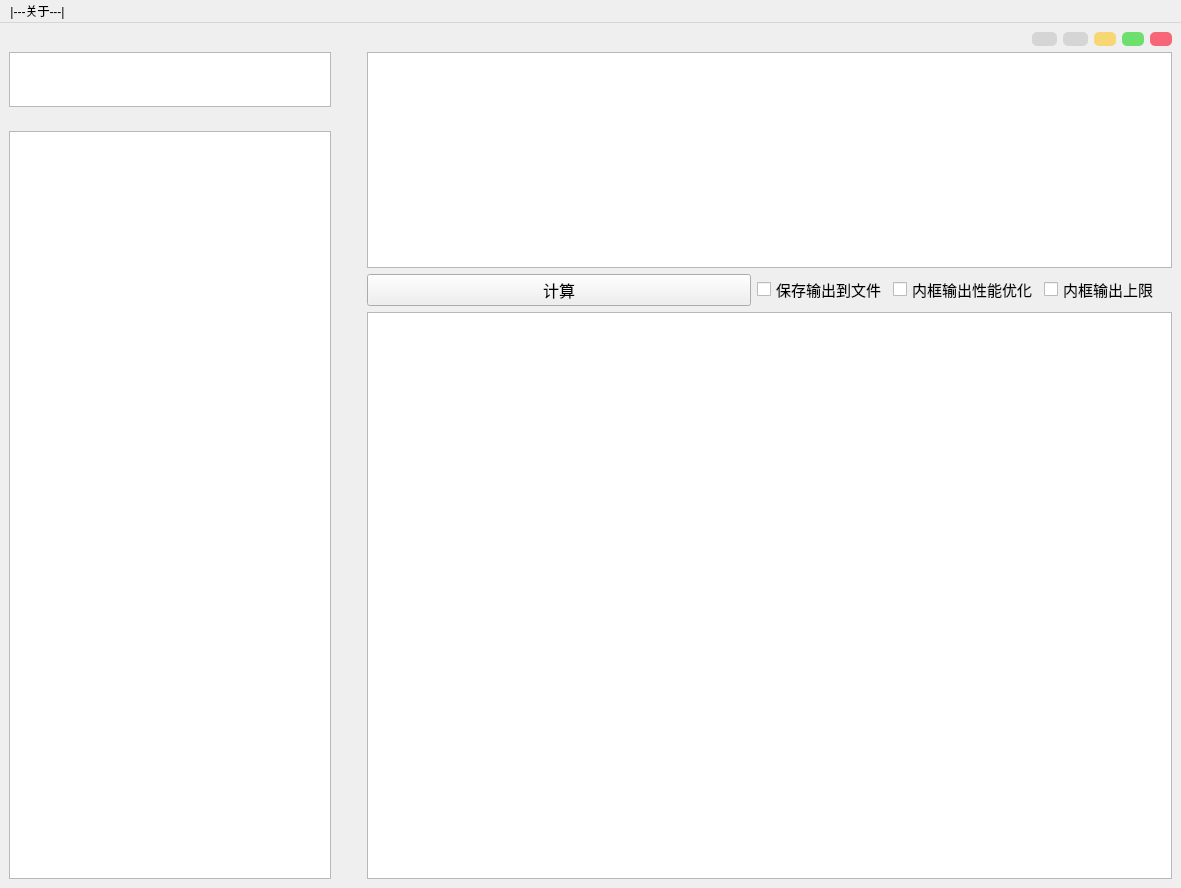
<?xml version="1.0" encoding="UTF-8"?>
<ui version="4.0">
 <class>MainWindow</class>
 <widget class="QMainWindow" name="MainWindow">
  <property name="geometry">
   <rect>
    <x>0</x>
    <y>0</y>
    <width>1181</width>
    <height>888</height>
   </rect>
  </property>
  <property name="windowTitle">
   <string>hpycacular</string>
  </property>
  <property name="windowIcon">
   <iconset resource="main_window_resource.qrc">
    <normaloff>:/ico/icons/ico.ico</normaloff>:/ico/icons/ico.ico</iconset>
  </property>
  <property name="styleSheet">
   <string notr="true">QMainWindow {
	//background-image: url(:/background/images/background1.png);
}</string>
  </property>
  <property name="unifiedTitleAndToolBarOnMac">
   <bool>false</bool>
  </property>
  <widget class="QWidget" name="central_widget">
   <layout class="QGridLayout" name="gridLayout_2">
    <item row="1" column="0">
     <layout class="QGridLayout" name="gridLayout">
      <item row="2" column="0" rowspan="16">
       <widget class="QListWidget" name="choices_list_box">
        <property name="sizePolicy">
         <sizepolicy hsizetype="Preferred" vsizetype="Expanding">
          <horstretch>2</horstretch>
          <verstretch>7</verstretch>
         </sizepolicy>
        </property>
        <property name="minimumSize">
         <size>
          <width>270</width>
          <height>0</height>
         </size>
        </property>
        <property name="maximumSize">
         <size>
          <width>16777215</width>
          <height>16777215</height>
         </size>
        </property>
        <property name="font">
         <font>
          <pointsize>12</pointsize>
         </font>
        </property>
       </widget>
      </item>
      <item row="0" column="0">
       <widget class="QPlainTextEdit" name="search_box">
        <property name="sizePolicy">
         <sizepolicy hsizetype="Preferred" vsizetype="Expanding">
          <horstretch>2</horstretch>
          <verstretch>1</verstretch>
         </sizepolicy>
        </property>
        <property name="minimumSize">
         <size>
          <width>270</width>
          <height>0</height>
         </size>
        </property>
        <property name="maximumSize">
         <size>
          <width>16777215</width>
          <height>55</height>
         </size>
        </property>
        <property name="font">
         <font>
          <pointsize>12</pointsize>
         </font>
        </property>
        <property name="layoutDirection">
         <enum>Qt::LeftToRight</enum>
        </property>
        <property name="frameShape">
         <enum>QFrame::StyledPanel</enum>
        </property>
        <property name="lineWidth">
         <number>1</number>
        </property>
        <property name="plainText">
         <string/>
        </property>
       </widget>
      </item>
      <item row="0" column="3" rowspan="5">
       <widget class="QPlainTextEdit" name="input_box">
        <property name="sizePolicy">
         <sizepolicy hsizetype="Expanding" vsizetype="Expanding">
          <horstretch>5</horstretch>
          <verstretch>2</verstretch>
         </sizepolicy>
        </property>
        <property name="font">
         <font>
          <pointsize>12</pointsize>
         </font>
        </property>
       </widget>
      </item>
      <item row="1" column="0">
       <spacer name="verticalSpacer">
        <property name="orientation">
         <enum>Qt::Vertical</enum>
        </property>
        <property name="sizeHint" stdset="0">
         <size>
          <width>20</width>
          <height>40</height>
         </size>
        </property>
       </spacer>
      </item>
      <item row="7" column="1">
       <spacer name="horizontalSpacer">
        <property name="orientation">
         <enum>Qt::Horizontal</enum>
        </property>
        <property name="sizeHint" stdset="0">
         <size>
          <width>30</width>
          <height>20</height>
         </size>
        </property>
       </spacer>
      </item>
      <item row="5" column="3">
       <layout class="QHBoxLayout" name="horizontalLayout">
        <item>
         <widget class="QPushButton" name="start_button">
          <property name="sizePolicy">
           <sizepolicy hsizetype="Minimum" vsizetype="Fixed">
            <horstretch>3</horstretch>
            <verstretch>1</verstretch>
           </sizepolicy>
          </property>
          <property name="minimumSize">
           <size>
            <width>100</width>
            <height>0</height>
           </size>
          </property>
          <property name="font">
           <font>
            <pointsize>12</pointsize>
           </font>
          </property>
          <property name="text">
           <string>计算</string>
          </property>
         </widget>
        </item>
        <item>
         <widget class="QCheckBox" name="save_check">
          <property name="sizePolicy">
           <sizepolicy hsizetype="Minimum" vsizetype="Fixed">
            <horstretch>1</horstretch>
            <verstretch>1</verstretch>
           </sizepolicy>
          </property>
          <property name="font">
           <font>
            <pointsize>11</pointsize>
           </font>
          </property>
          <property name="styleSheet">
           <string notr="true"/>
          </property>
          <property name="text">
           <string>保存输出到文件</string>
          </property>
         </widget>
        </item>
        <item>
         <widget class="QCheckBox" name="output_optimization_check">
          <property name="sizePolicy">
           <sizepolicy hsizetype="Minimum" vsizetype="Fixed">
            <horstretch>1</horstretch>
            <verstretch>1</verstretch>
           </sizepolicy>
          </property>
          <property name="font">
           <font>
            <pointsize>11</pointsize>
           </font>
          </property>
          <property name="styleSheet">
           <string notr="true"/>
          </property>
          <property name="text">
           <string>内框输出性能优化</string>
          </property>
         </widget>
        </item>
        <item>
         <widget class="QCheckBox" name="output_lock_maximums_check">
          <property name="sizePolicy">
           <sizepolicy hsizetype="Minimum" vsizetype="Fixed">
            <horstretch>1</horstretch>
            <verstretch>1</verstretch>
           </sizepolicy>
          </property>
          <property name="font">
           <font>
            <pointsize>11</pointsize>
           </font>
          </property>
          <property name="styleSheet">
           <string notr="true"/>
          </property>
          <property name="text">
           <string>内框输出上限</string>
          </property>
         </widget>
        </item>
       </layout>
      </item>
      <item row="6" column="3" rowspan="12">
       <widget class="QPlainTextEdit" name="output_box">
        <property name="sizePolicy">
         <sizepolicy hsizetype="Expanding" vsizetype="Expanding">
          <horstretch>5</horstretch>
          <verstretch>5</verstretch>
         </sizepolicy>
        </property>
        <property name="font">
         <font>
          <pointsize>12</pointsize>
         </font>
        </property>
        <property name="styleSheet">
         <string notr="true"/>
        </property>
       </widget>
      </item>
     </layout>
    </item>
    <item row="0" column="0">
     <layout class="QHBoxLayout" name="horizontalLayout_2">
      <item>
       <widget class="QLabel" name="label_2">
        <property name="styleSheet">
         <string notr="true"/>
        </property>
        <property name="text">
         <string/>
        </property>
       </widget>
      </item>
      <item>
       <widget class="QPushButton" name="button_about">
        <property name="maximumSize">
         <size>
          <width>25</width>
          <height>25</height>
         </size>
        </property>
        <property name="styleSheet">
         <string notr="true">QPushButton{
background:rgb(213, 213, 213);
border-radius:5px;
}
QPushButton:hover{
background-color: rgb(170, 255, 255);
}</string>
        </property>
        <property name="text">
         <string/>
        </property>
        <property name="icon">
         <iconset>
          <normalon>:/ico/icons/ico.ico</normalon>
         </iconset>
        </property>
       </widget>
      </item>
      <item>
       <widget class="QPushButton" name="button_setting">
        <property name="maximumSize">
         <size>
          <width>25</width>
          <height>25</height>
         </size>
        </property>
        <property name="styleSheet">
         <string notr="true">QPushButton{
background:rgb(213, 213, 213);
border-radius:5px;
}
QPushButton:hover{
background-color: rgb(170, 255, 255);
}</string>
        </property>
        <property name="text">
         <string/>
        </property>
        <property name="icon">
         <iconset>
          <normalon>:/ico/icons/setting_icon.png</normalon>
         </iconset>
        </property>
       </widget>
      </item>
      <item>
       <widget class="QPushButton" name="button_minimize">
        <property name="maximumSize">
         <size>
          <width>22</width>
          <height>22</height>
         </size>
        </property>
        <property name="styleSheet">
         <string notr="true">QPushButton{background:#F7D674;border-radius:5px;}QPushButton:hover{background:yellow;}</string>
        </property>
        <property name="text">
         <string/>
        </property>
       </widget>
      </item>
      <item>
       <widget class="QPushButton" name="button_maximum">
        <property name="maximumSize">
         <size>
          <width>22</width>
          <height>22</height>
         </size>
        </property>
        <property name="styleSheet">
         <string notr="true">QPushButton{background:#6DDF6D;border-radius:5px;}QPushButton:hover{background:green;}</string>
        </property>
        <property name="text">
         <string/>
        </property>
       </widget>
      </item>
      <item>
       <widget class="QPushButton" name="button_close">
        <property name="maximumSize">
         <size>
          <width>22</width>
          <height>22</height>
         </size>
        </property>
        <property name="styleSheet">
         <string notr="true">QPushButton{
background:#F76677;
border-radius:5px;
}
QPushButton:hover{
background:red;
}</string>
        </property>
        <property name="text">
         <string/>
        </property>
       </widget>
      </item>
     </layout>
    </item>
   </layout>
  </widget>
  <widget class="QMenuBar" name="menu_bar">
   <property name="geometry">
    <rect>
     <x>0</x>
     <y>0</y>
     <width>1181</width>
     <height>22</height>
    </rect>
   </property>
   <widget class="QMenu" name="about__menu">
    <property name="title">
     <string>|---关于---|</string>
    </property>
    <addaction name="cheak_update"/>
    <addaction name="show_todo"/>
    <addaction name="show_about"/>
    <addaction name="separator"/>
    <addaction name="show_update_log"/>
   </widget>
   <addaction name="about__menu"/>
  </widget>
  <action name="cheak_update">
   <property name="text">
    <string>更新日志</string>
   </property>
  </action>
  <action name="show_todo">
   <property name="text">
    <string>更新展望</string>
   </property>
  </action>
  <action name="show_about">
   <property name="text">
    <string>开屏介绍</string>
   </property>
  </action>
  <action name="show_update_log">
   <property name="text">
    <string>检查更新</string>
   </property>
  </action>
  <action name="reset_save_location">
   <property name="checkable">
    <bool>false</bool>
   </property>
   <property name="checked">
    <bool>false</bool>
   </property>
   <property name="text">
    <string>重置保存路径</string>
   </property>
  </action>
  <action name="stop_compute">
   <property name="text">
    <string>终止当前运算</string>
   </property>
  </action>
  <action name="stop_app">
   <property name="text">
    <string>退出程序</string>
   </property>
  </action>
  <action name="action">
   <property name="text">
    <string>设置</string>
   </property>
  </action>
 </widget>
 <tabstops>
  <tabstop>search_box</tabstop>
  <tabstop>start_button</tabstop>
  <tabstop>output_optimization_check</tabstop>
  <tabstop>output_lock_maximums_check</tabstop>
 </tabstops>
 <resources>
  <include location="main_window_resource.qrc"/>
 </resources>
 <connections>
  <connection>
   <sender>start_button</sender>
   <signal>clicked()</signal>
   <receiver>MainWindow</receiver>
   <slot>startEvent()</slot>
   <hints>
    <hint type="sourcelabel">
     <x>575</x>
     <y>264</y>
    </hint>
    <hint type="destinationlabel">
     <x>615</x>
     <y>297</y>
    </hint>
   </hints>
  </connection>
  <connection>
   <sender>save_check</sender>
   <signal>clicked()</signal>
   <receiver>MainWindow</receiver>
   <slot>saveCheckEvent()</slot>
   <hints>
    <hint type="sourcelabel">
     <x>708</x>
     <y>264</y>
    </hint>
    <hint type="destinationlabel">
     <x>754</x>
     <y>297</y>
    </hint>
   </hints>
  </connection>
  <connection>
   <sender>output_optimization_check</sender>
   <signal>clicked()</signal>
   <receiver>MainWindow</receiver>
   <slot>outputOptimizationCheckEvent()</slot>
   <hints>
    <hint type="sourcelabel">
     <x>857</x>
     <y>264</y>
    </hint>
    <hint type="destinationlabel">
     <x>914</x>
     <y>296</y>
    </hint>
   </hints>
  </connection>
  <connection>
   <sender>output_lock_maximums_check</sender>
   <signal>clicked()</signal>
   <receiver>MainWindow</receiver>
   <slot>outputLockMaximumsCheckEvent()</slot>
   <hints>
    <hint type="sourcelabel">
     <x>976</x>
     <y>264</y>
    </hint>
    <hint type="destinationlabel">
     <x>922</x>
     <y>295</y>
    </hint>
   </hints>
  </connection>
  <connection>
   <sender>menu_bar</sender>
   <signal>triggered(QAction*)</signal>
   <receiver>MainWindow</receiver>
   <slot>menuBar(QAction*)</slot>
   <hints>
    <hint type="sourcelabel">
     <x>61</x>
     <y>11</y>
    </hint>
    <hint type="destinationlabel">
     <x>76</x>
     <y>28</y>
    </hint>
   </hints>
  </connection>
  <connection>
   <sender>search_box</sender>
   <signal>textChanged()</signal>
   <receiver>MainWindow</receiver>
   <slot>searchText()</slot>
   <hints>
    <hint type="sourcelabel">
     <x>164</x>
     <y>68</y>
    </hint>
    <hint type="destinationlabel">
     <x>227</x>
     <y>86</y>
    </hint>
   </hints>
  </connection>
  <connection>
   <sender>choices_list_box</sender>
   <signal>itemClicked(QListWidgetItem*)</signal>
   <receiver>MainWindow</receiver>
   <slot>userChooseOptionEvent(QListWidgetItem*)</slot>
   <hints>
    <hint type="sourcelabel">
     <x>241</x>
     <y>770</y>
    </hint>
    <hint type="destinationlabel">
     <x>317</x>
     <y>780</y>
    </hint>
   </hints>
  </connection>
  <connection>
   <sender>button_setting</sender>
   <signal>clicked()</signal>
   <receiver>MainWindow</receiver>
   <slot>openSettingWindowEvent()</slot>
   <hints>
    <hint type="sourcelabel">
     <x>882</x>
     <y>42</y>
    </hint>
    <hint type="destinationlabel">
     <x>542</x>
     <y>421</y>
    </hint>
   </hints>
  </connection>
  <connection>
   <sender>button_close</sender>
   <signal>clicked()</signal>
   <receiver>MainWindow</receiver>
   <slot>quitEvent()</slot>
   <hints>
    <hint type="sourcelabel">
     <x>967</x>
     <y>42</y>
    </hint>
    <hint type="destinationlabel">
     <x>869</x>
     <y>55</y>
    </hint>
   </hints>
  </connection>
 </connections>
 <slots>
  <slot>showAbout()</slot>
  <slot>showTODO()</slot>
  <slot>showDONE()</slot>
  <slot>saveCheckEvent()</slot>
  <slot>outputOptimizationCheckEvent()</slot>
  <slot>outputLockMaximumsCheckEvent()</slot>
  <slot>quit_event()</slot>
  <slot>stop_compute()</slot>
  <slot>cheak_update()</slot>
  <slot>reset_save_location()</slot>
  <slot>searchText()</slot>
  <slot>search_cancel()</slot>
  <slot>startEvent()</slot>
  <slot>menuBar(QAction*)</slot>
  <slot>userChooseOptionEvent(QListWidgetItem*)</slot>
  <slot>openSettingWindowEvent()</slot>
  <slot>quitEvent()</slot>
 </slots>
</ui>
